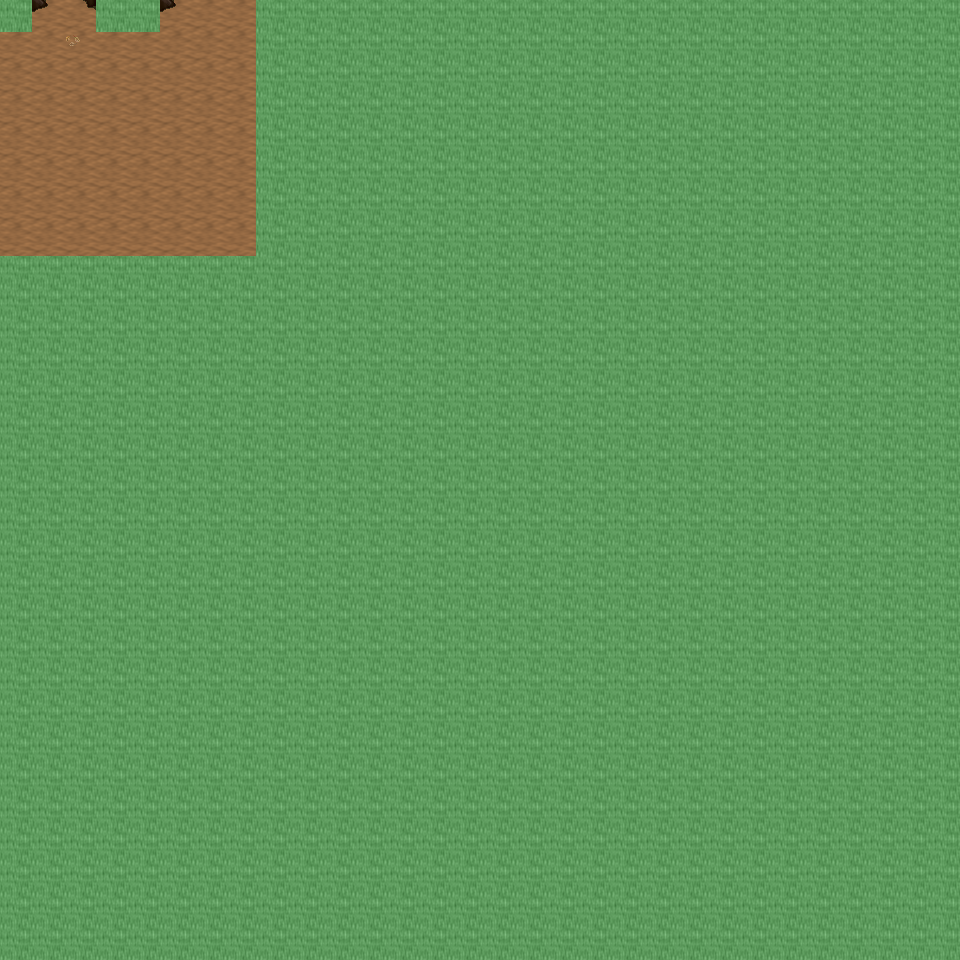

Tiled map render using the project's own tile images. Description and the map definition, with tile-layer contents summarised, below:
An orthogonal 30x30 tile map with 32x32 px tiles, 6 tile layers (Ground, Object, Object2, Above, ...), 61 tilesets and 3 objects (3x mapchange).

<map version="1.0" orientation="orthogonal" renderorder="right-down" width="30" height="30" tilewidth="32" tileheight="32" nextobjectid="4">
  <tileset firstgid="1" name="tileset_ground_ground" tilewidth="32" tileheight="32" tilecount="33" columns="3">
    <image source="../drawable/tileset_ground_ground.png" width="96" height="352" />
  </tileset>
  <tileset firstgid="34" name="tileset_ground_ridge_earth_dark" tilewidth="32" tileheight="32" tilecount="96" columns="12">
    <image source="../drawable/tileset_ground_ridge_earth_dark.png" width="384" height="256" />
  </tileset>
  <tileset firstgid="130" name="tileset_plant_grasses" tilewidth="32" tileheight="32" tilecount="6" columns="3">
    <image source="../drawable/tileset_plant_grasses.png" width="96" height="64" />
  </tileset>
  <tileset firstgid="136" name="tileset_plant_flower_daisy_white" tilewidth="32" tileheight="32" tilecount="8" columns="2">
    <image source="../drawable/tileset_plant_flower_daisy_white.png" width="64" height="128" />
  </tileset>
  <tileset firstgid="144" name="tileset_plant_leaves" tilewidth="32" tileheight="32" tilecount="8" columns="4">
    <image source="../drawable/tileset_plant_leaves.png" width="128" height="64" />
  </tileset>
  <tileset firstgid="152" name="tileset_logic_collision" tilewidth="32" tileheight="32" tilecount="1" columns="1">
    <image source="../drawable/tileset_logic_collision.png" width="32" height="32" />
  </tileset>
  <tileset firstgid="153" name="tileset_item_gothic_grave_marker" tilewidth="32" tileheight="32" tilecount="2" columns="1">
    <image source="../drawable/tileset_item_gothic_grave_marker.png" width="32" height="64" />
  </tileset>
  <tileset firstgid="155" name="tileset_item_gothic_grave_marker_2" tilewidth="32" tileheight="32" tilecount="1" columns="1">
    <image source="../drawable/tileset_item_gothic_grave_marker_2.png" width="32" height="32" />
  </tileset>
  <tileset firstgid="156" name="tileset_item_gothic_grave_statue_girl" tilewidth="32" tileheight="32" tilecount="6" columns="2">
    <image source="../drawable/tileset_item_gothic_grave_statue_girl.png" width="64" height="96" />
  </tileset>
  <tileset firstgid="162" name="tileset_item_gothic_headstone_1" tilewidth="32" tileheight="32" tilecount="1" columns="1">
    <image source="../drawable/tileset_item_gothic_headstone_1.png" width="32" height="32" />
  </tileset>
  <tileset firstgid="163" name="tileset_item_gothic_headstone_2" tilewidth="32" tileheight="32" tilecount="3" columns="1">
    <image source="../drawable/tileset_item_gothic_headstone_2.png" width="32" height="96" />
  </tileset>
  <tileset firstgid="166" name="tileset_item_gothic_headstone_3" tilewidth="32" tileheight="32" tilecount="9" columns="3">
    <image source="../drawable/tileset_item_gothic_headstone_3.png" width="96" height="96" />
  </tileset>
  <tileset firstgid="175" name="tileset_item_gothic_headstone_4" tilewidth="32" tileheight="32" tilecount="4" columns="2">
    <image source="../drawable/tileset_item_gothic_headstone_4.png" width="64" height="64" />
  </tileset>
  <tileset firstgid="179" name="tileset_item_gothic_headstone_5" tilewidth="32" tileheight="32" tilecount="4" columns="2">
    <image source="../drawable/tileset_item_gothic_headstone_5.png" width="64" height="64" />
  </tileset>
  <tileset firstgid="183" name="tileset_item_gothic_headstone_7" tilewidth="32" tileheight="32" tilecount="1" columns="1">
    <image source="../drawable/tileset_item_gothic_headstone_7.png" width="32" height="32" />
  </tileset>
  <tileset firstgid="184" name="tileset_item_gothic_sarcophagus" tilewidth="32" tileheight="32" tilecount="12" columns="4">
    <image source="../drawable/tileset_item_gothic_sarcophagus.png" width="128" height="96" />
  </tileset>
  <tileset firstgid="196" name="tileset_item_gothic_slab" tilewidth="32" tileheight="32" tilecount="1" columns="1">
    <image source="../drawable/tileset_item_gothic_slab.png" width="32" height="32" />
  </tileset>
  <tileset firstgid="197" name="tileset_item_gothic_tiny_headstone" tilewidth="32" tileheight="32" tilecount="1" columns="1">
    <image source="../drawable/tileset_item_gothic_tiny_headstone.png" width="32" height="32" />
  </tileset>
  <tileset firstgid="198" name="tileset_item_gothic_urn_house" tilewidth="32" tileheight="32" tilecount="2" columns="1">
    <image source="../drawable/tileset_item_gothic_urn_house.png" width="32" height="64" />
  </tileset>
  <tileset firstgid="200" name="tileset_item_gothic_wooden_crosses" tilewidth="32" tileheight="32" tilecount="4" columns="2">
    <image source="../drawable/tileset_item_gothic_wooden_crosses.png" width="64" height="64" />
  </tileset>
  <tileset firstgid="204" name="tileset_item_statue_archway" tilewidth="32" tileheight="32" tilecount="9" columns="3">
    <image source="../drawable/tileset_item_statue_archway.png" width="96" height="96" />
  </tileset>
  <tileset firstgid="213" name="tileset_item_statue_flowered_arch" tilewidth="32" tileheight="32" tilecount="24" columns="6">
    <image source="../drawable/tileset_item_statue_flowered_arch.png" width="192" height="128" />
  </tileset>
  <tileset firstgid="237" name="tileset_item_statue_girl_with_bird" tilewidth="32" tileheight="32" tilecount="12" columns="4">
    <image source="../drawable/tileset_item_statue_girl_with_bird.png" width="128" height="96" />
  </tileset>
  <tileset firstgid="249" name="tileset_item_statue_grey_stone" tilewidth="32" tileheight="32" tilecount="4" columns="2">
    <image source="../drawable/tileset_item_statue_grey_stone.png" width="64" height="64" />
  </tileset>
  <tileset firstgid="253" name="tileset_item_statue_plants_potted_stone" tilewidth="32" tileheight="32" tilecount="6" columns="3">
    <image source="../drawable/tileset_item_statue_plants_potted_stone.png" width="96" height="64" />
  </tileset>
  <tileset firstgid="259" name="tileset_item_statue_urn_with_flowers" tilewidth="32" tileheight="32" tilecount="2" columns="1">
    <image source="../drawable/tileset_item_statue_urn_with_flowers.png" width="32" height="64" />
  </tileset>
  <tileset firstgid="261" name="tileset_building_museum" tilewidth="32" tileheight="32" tilecount="56" columns="7">
    <image source="../drawable/tileset_building_museum.png" width="224" height="256" />
  </tileset>
  <tileset firstgid="317" name="tileset_furniture_chair_bench_white" tilewidth="32" tileheight="32" tilecount="8" columns="2">
    <image source="../drawable/tileset_furniture_chair_bench_white.png" width="64" height="128" />
  </tileset>
  <tileset firstgid="325" name="tileset_building_door_stone_doorway" tilewidth="32" tileheight="32" tilecount="6" columns="3">
    <image source="../drawable/tileset_building_door_stone_doorway.png" width="96" height="64" />
  </tileset>
  <tileset firstgid="331" name="tileset_object_rock_pillars_stone" tilewidth="32" tileheight="32" tilecount="36" columns="6">
    <image source="../drawable/tileset_object_rock_pillars_stone.png" width="192" height="192" />
  </tileset>
  <tileset firstgid="367" name="tileset_building_fence_stone_fence_white" tilewidth="32" tileheight="32" tilecount="9" columns="3">
    <image source="../drawable/tileset_building_fence_stone_fence_white.png" width="96" height="96" />
  </tileset>
  <tileset firstgid="376" name="tileset_ground_green_paving_4" tilewidth="32" tileheight="32" tilecount="3" columns="3">
    <image source="../drawable/tileset_ground_green_paving_4.png" width="96" height="32" />
  </tileset>
  <tileset firstgid="379" name="tileset_ground_dirt_mounds" tilewidth="32" tileheight="32" tilecount="9" columns="3">
    <image source="../drawable/tileset_ground_dirt_mounds.png" width="96" height="96" />
  </tileset>
  <tileset firstgid="388" name="tileset_plant_flower_pointed_yellow" tilewidth="32" tileheight="32" tilecount="2" columns="2">
    <image source="../drawable/tileset_plant_flower_pointed_yellow.png" width="64" height="32" />
  </tileset>
  <tileset firstgid="390" name="tileset_plant_flower_red_blue_clusters" tilewidth="32" tileheight="32" tilecount="4" columns="1">
    <image source="../drawable/tileset_plant_flower_red_blue_clusters.png" width="32" height="128" />
  </tileset>
  <tileset firstgid="394" name="tileset_building_stone_ruins" tilewidth="32" tileheight="32" tilecount="72" columns="6">
    <image source="../drawable/tileset_building_stone_ruins.png" width="192" height="384" />
  </tileset>
  <tileset firstgid="466" name="tileset_ground_indoor_floors_3" tilewidth="32" tileheight="32" tilecount="12" columns="6">
    <image source="../drawable/tileset_ground_indoor_floors_3.png" width="192" height="64" />
  </tileset>
  <tileset firstgid="478" name="tileset_item_pot_wooden_bins" tilewidth="32" tileheight="32" tilecount="4" columns="2">
    <image source="../drawable/tileset_item_pot_wooden_bins.png" width="64" height="64" />
  </tileset>
  <tileset firstgid="482" name="tileset_building_stone_tower" tilewidth="32" tileheight="32" tilecount="14" columns="2">
    <image source="../drawable/tileset_building_stone_tower.png" width="64" height="224" />
  </tileset>
  <tileset firstgid="496" name="tileset_item_statue_gazingball_statue" tilewidth="32" tileheight="32" tilecount="12" columns="3">
    <image source="../drawable/tileset_item_statue_gazingball_statue.png" width="96" height="128" />
  </tileset>
  <tileset firstgid="508" name="tileset_ground_grass_2" tilewidth="32" tileheight="32" tilecount="21" columns="3">
    <image source="../drawable/tileset_ground_grass_2.png" width="96" height="224" />
  </tileset>
  <tileset firstgid="529" name="tileset_plant_mosses" tilewidth="32" tileheight="32" tilecount="16" columns="4">
    <image source="../drawable/tileset_plant_mosses.png" width="128" height="128" />
  </tileset>
  <tileset firstgid="545" name="tileset_object_mine_carts" tilewidth="32" tileheight="32" tilecount="8" columns="4">
    <image source="../drawable/tileset_object_mine_carts.png" width="128" height="64" />
  </tileset>
  <tileset firstgid="553" name="tileset_ground_rock_rock_cluster" tilewidth="32" tileheight="32" tilecount="6" columns="3">
    <image source="../drawable/tileset_ground_rock_rock_cluster.png" width="96" height="64" />
  </tileset>
  <tileset firstgid="559" name="tileset_ground_ladder_vertical_dark" tilewidth="32" tileheight="32" tilecount="3" columns="3">
    <image source="../drawable/tileset_ground_ladder_vertical_dark.png" width="96" height="32" />
  </tileset>
  <tileset firstgid="562" name="tileset_plant_tree_evergreen" tilewidth="32" tileheight="32" tilecount="36" columns="3">
    <image source="../drawable/tileset_plant_tree_evergreen.png" width="96" height="384" />
  </tileset>
  <tileset firstgid="598" name="tileset_plant_tree_fir_trees" tilewidth="32" tileheight="32" tilecount="24" columns="6">
    <image source="../drawable/tileset_plant_tree_fir_trees.png" width="192" height="128" />
  </tileset>
  <tileset firstgid="622" name="tileset_plant_tree_spruce" tilewidth="32" tileheight="32" tilecount="6" columns="2">
    <image source="../drawable/tileset_plant_tree_spruce.png" width="64" height="96" />
  </tileset>
  <tileset firstgid="628" name="tileset_plant_tree_tree_darkgreen" tilewidth="32" tileheight="32" tilecount="88" columns="8">
    <image source="../drawable/tileset_plant_tree_tree_darkgreen.png" width="256" height="352" />
  </tileset>
  <tileset firstgid="716" name="tileset_plant_bush_bush_mult_colored" tilewidth="32" tileheight="32" tilecount="6" columns="3">
    <image source="../drawable/tileset_plant_bush_bush_mult_colored.png" width="96" height="64" />
  </tileset>
  <tileset firstgid="722" name="tileset_plant_stump_hollow_logs" tilewidth="32" tileheight="32" tilecount="6" columns="3">
    <image source="../drawable/tileset_plant_stump_hollow_logs.png" width="96" height="64" />
  </tileset>
  <tileset firstgid="728" name="tileset_plant_stump_small_stump" tilewidth="32" tileheight="32" tilecount="4" columns="2">
    <image source="../drawable/tileset_plant_stump_small_stump.png" width="64" height="64" />
  </tileset>
  <tileset firstgid="732" name="tileset_plant_bush_large_green" tilewidth="32" tileheight="32" tilecount="9" columns="3">
    <image source="../drawable/tileset_plant_bush_large_green.png" width="96" height="96" />
  </tileset>
  <tileset firstgid="741" name="tileset_plant_bush_bushes" tilewidth="32" tileheight="32" tilecount="10" columns="5">
    <image source="../drawable/tileset_plant_bush_bushes.png" width="160" height="64" />
  </tileset>
  <tileset firstgid="751" name="tileset_logic_item_fruits" tilewidth="32" tileheight="32" tilecount="16" columns="8">
    <image source="../drawable/tileset_logic_item_fruits.png" width="256" height="64" />
  </tileset>
  <tileset firstgid="767" name="tileset_ground_dry_grass" tilewidth="32" tileheight="32" tilecount="54" columns="9">
    <image source="../drawable/tileset_ground_dry_grass.png" width="288" height="192" />
  </tileset>
  <tileset firstgid="821" name="tileset_item_statue_fairypool" tilewidth="32" tileheight="32" tilecount="16" columns="2">
    <image source="../drawable/tileset_item_statue_fairypool.png" width="64" height="256" />
  </tileset>
  <tileset firstgid="837" name="tileset_plant_vine" tilewidth="32" tileheight="32" tilecount="3" columns="1">
    <image source="../drawable/tileset_plant_vine.png" width="32" height="96" />
  </tileset>
  <tileset firstgid="840" name="tileset_object_mine_rails_2" tilewidth="32" tileheight="32" tilecount="64" columns="8">
    <image source="../drawable/tileset_object_mine_rails_2.png" width="256" height="256" />
  </tileset>
  <tileset firstgid="904" name="tileset_plant_bush_leafy" tilewidth="32" tileheight="32" tilecount="48" columns="8">
    <image source="../drawable/tileset_plant_bush_leafy.png" width="256" height="192" />
  </tileset>
  <tileset firstgid="952" name="tileset_object_stone_well" tilewidth="32" tileheight="32" tilecount="6" columns="2">
    <image source="../drawable/tileset_object_stone_well.png" width="64" height="96" />
  </tileset>
  <layer name="Ground" width="30" height="30">
    <data>[900 cells, 218 non-empty, 2 distinct tile ids]</data>
  </layer>
  <layer name="Object" width="30" height="30">
    <data>[900 cells, 8 non-empty, 6 distinct tile ids]</data>
  </layer>
  <layer name="Object2" width="30" height="30">
    <data>[900 cells, 0 non-empty, 0 distinct tile ids]</data>
  </layer>
  <layer name="Above" width="30" height="30">
    <data>[900 cells, 0 non-empty, 0 distinct tile ids]</data>
  </layer>
  <layer name="Above2" width="30" height="30">
    <data>[900 cells, 0 non-empty, 0 distinct tile ids]</data>
  </layer>
  <layer name="Walkable" width="30" height="30">
    <data>[900 cells, 839 non-empty, 1 distinct tile ids]</data>
  </layer>
  <objectgroup name="MapEvents">
    <object id="1" name="north" type="mapchange" x="32" y="0" width="64" height="32">
      <properties>
        <property name="map" value="0_ados_mountain_n2_w2_x4_y3" />
        <property name="place" value="south" />
      </properties>
    </object>
    <object id="2" name="north2" type="mapchange" x="160" y="0" width="96" height="32">
      <properties>
        <property name="map" value="0_ados_mountain_n2_w2_x4_y3" />
        <property name="place" value="south2" />
      </properties>
    </object>
    <object id="3" name="west" type="mapchange" x="0" y="32" width="32" height="224">
      <properties>
        <property name="map" value="0_ados_mountain_n2_w2_x3_y4" />
        <property name="place" value="east" />
      </properties>
    </object>
  </objectgroup>
</map>
